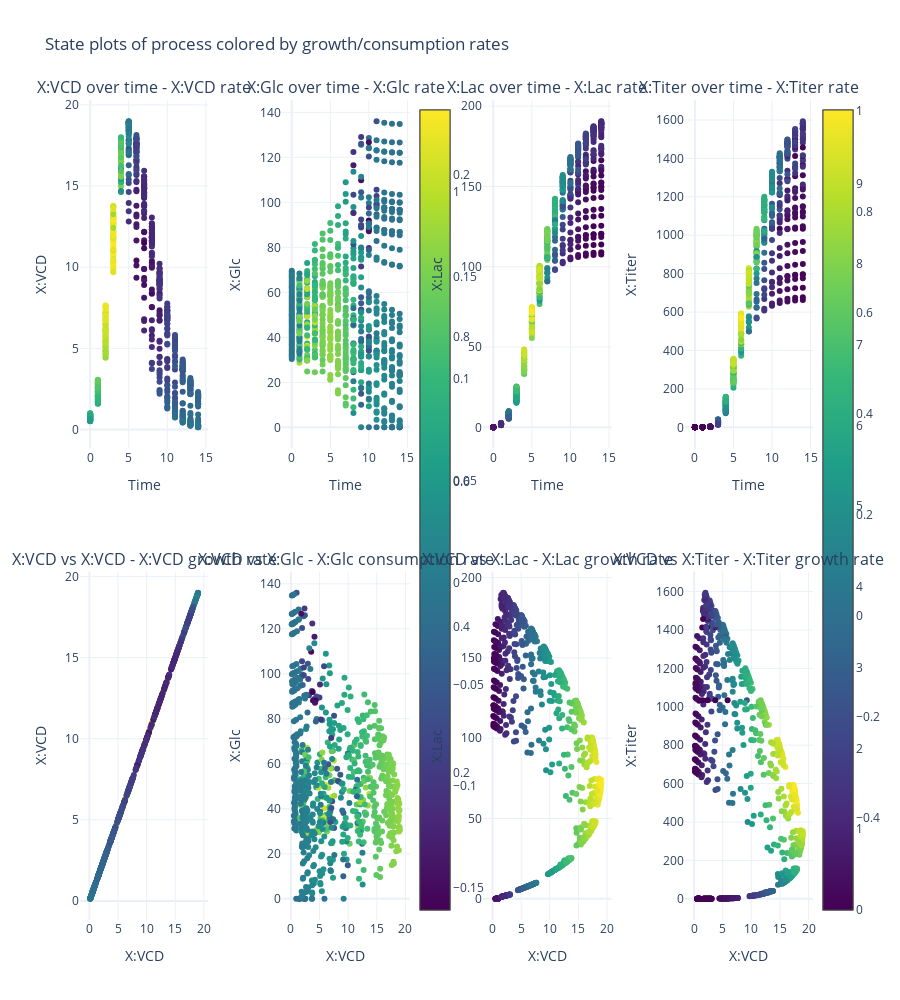

The code cell stored with this chart in its notebook:
### Code cell
plot_state_data_color_by_rate(
    X_test, Y_test, t_steps=15, sign_mask=sign_mask, X_columns=X_columns
)

### Figure 1 — Plotly figure (JSON) as saved in the notebook; plotly's stock layout.template omitted (floating-point values rounded to 4 significant figures; data arrays with more than 128 entries replaced by an {"elided": "..."} marker saying what was removed)
{"data": [{"marker": {"color": {"elided": "750 float values"}, "colorbar": {"len": 1, "x": 0.45}, "colorscale": [[0, "#440154"], [0.1111, "#482878"], [0.2222, "#3e4989"], [0.3333, "#31688e"], [0.4444, "#26828e"], [0.5556, "#1f9e89"], [0.6667, "#35b779"], [0.7778, "#6ece58"], [0.8889, "#b5de2b"], [1, "#fde725"]], "showscale": true}, "mode": "markers", "type": "scatter", "x": {"elided": "750 int values"}, "xaxis": "x", "y": {"elided": "750 float values"}, "yaxis": "y"}, {"marker": {"color": {"elided": "750 float values"}, "colorbar": {"len": 1, "x": 1}, "colorscale": [[0, "#440154"], [0.1111, "#482878"], [0.2222, "#3e4989"], [0.3333, "#31688e"], [0.4444, "#26828e"], [0.5556, "#1f9e89"], [0.6667, "#35b779"], [0.7778, "#6ece58"], [0.8889, "#b5de2b"], [1, "#fde725"]], "showscale": true}, "mode": "markers", "type": "scatter", "x": {"elided": "750 int values"}, "xaxis": "x2", "y": {"elided": "750 float values"}, "yaxis": "y2"}, {"marker": {"color": {"elided": "750 float values"}, "colorbar": {"len": 1, "x": 0.45}, "colorscale": [[0, "#440154"], [0.1111, "#482878"], [0.2222, "#3e4989"], [0.3333, "#31688e"], [0.4444, "#26828e"], [0.5556, "#1f9e89"], [0.6667, "#35b779"], [0.7778, "#6ece58"], [0.8889, "#b5de2b"], [1, "#fde725"]], "showscale": true}, "mode": "markers", "type": "scatter", "x": {"elided": "750 int values"}, "xaxis": "x3", "y": {"elided": "750 float values"}, "yaxis": "y3"}, {"marker": {"color": {"elided": "750 float values"}, "colorbar": {"len": 1, "x": 1}, "colorscale": [[0, "#440154"], [0.1111, "#482878"], [0.2222, "#3e4989"], [0.3333, "#31688e"], [0.4444, "#26828e"], [0.5556, "#1f9e89"], [0.6667, "#35b779"], [0.7778, "#6ece58"], [0.8889, "#b5de2b"], [1, "#fde725"]], "showscale": true}, "mode": "markers", "type": "scatter", "x": {"elided": "750 int values"}, "xaxis": "x4", "y": {"elided": "750 float values"}, "yaxis": "y4"}, {"marker": {"color": {"elided": "750 float values"}, "colorscale": [[0, "#440154"], [0.1111, "#482878"], [0.2222, "#3e4989"], [0.3333, "#31688e"], [0.4444, "#26828e"], [0.5556, "#1f9e89"], [0.6667, "#35b779"], [0.7778, "#6ece58"], [0.8889, "#b5de2b"], [1, "#fde725"]]}, "mode": "markers", "type": "scatter", "x": {"elided": "750 float values"}, "xaxis": "x5", "y": {"elided": "750 float values"}, "yaxis": "y5"}, {"marker": {"color": {"elided": "750 float values"}, "colorscale": [[0, "#440154"], [0.1111, "#482878"], [0.2222, "#3e4989"], [0.3333, "#31688e"], [0.4444, "#26828e"], [0.5556, "#1f9e89"], [0.6667, "#35b779"], [0.7778, "#6ece58"], [0.8889, "#b5de2b"], [1, "#fde725"]]}, "mode": "markers", "type": "scatter", "x": {"elided": "750 float values"}, "xaxis": "x6", "y": {"elided": "750 float values"}, "yaxis": "y6"}, {"marker": {"color": {"elided": "750 float values"}, "colorscale": [[0, "#440154"], [0.1111, "#482878"], [0.2222, "#3e4989"], [0.3333, "#31688e"], [0.4444, "#26828e"], [0.5556, "#1f9e89"], [0.6667, "#35b779"], [0.7778, "#6ece58"], [0.8889, "#b5de2b"], [1, "#fde725"]]}, "mode": "markers", "type": "scatter", "x": {"elided": "750 float values"}, "xaxis": "x7", "y": {"elided": "750 float values"}, "yaxis": "y7"}, {"marker": {"color": {"elided": "750 float values"}, "colorscale": [[0, "#440154"], [0.1111, "#482878"], [0.2222, "#3e4989"], [0.3333, "#31688e"], [0.4444, "#26828e"], [0.5556, "#1f9e89"], [0.6667, "#35b779"], [0.7778, "#6ece58"], [0.8889, "#b5de2b"], [1, "#fde725"]]}, "mode": "markers", "type": "scatter", "x": {"elided": "750 float values"}, "xaxis": "x8", "y": {"elided": "750 float values"}, "yaxis": "y8"}], "layout": {"annotations": [{"font": {"size": 16}, "showarrow": false, "text": "X:VCD over time - X:VCD rate", "x": 0.0875, "xanchor": "center", "xref": "paper", "y": 1, "yanchor": "bottom", "yref": "paper"}, {"font": {"size": 16}, "showarrow": false, "text": "X:Glc over time - X:Glc rate", "x": 0.3625, "xanchor": "center", "xref": "paper", "y": 1, "yanchor": "bottom", "yref": "paper"}, {"font": {"size": 16}, "showarrow": false, "text": "X:Lac over time - X:Lac rate", "x": 0.6375, "xanchor": "center", "xref": "paper", "y": 1, "yanchor": "bottom", "yref": "paper"}, {"font": {"size": 16}, "showarrow": false, "text": "X:Titer over time - X:Titer rate", "x": 0.9125, "xanchor": "center", "xref": "paper", "y": 1, "yanchor": "bottom", "yref": "paper"}, {"font": {"size": 16}, "showarrow": false, "text": "X:VCD vs X:VCD - X:VCD growth rate", "x": 0.0875, "xanchor": "center", "xref": "paper", "y": 0.425, "yanchor": "bottom", "yref": "paper"}, {"font": {"size": 16}, "showarrow": false, "text": "X:VCD vs X:Glc - X:Glc consumption rate", "x": 0.3625, "xanchor": "center", "xref": "paper", "y": 0.425, "yanchor": "bottom", "yref": "paper"}, {"font": {"size": 16}, "showarrow": false, "text": "X:VCD vs X:Lac - X:Lac growth rate", "x": 0.6375, "xanchor": "center", "xref": "paper", "y": 0.425, "yanchor": "bottom", "yref": "paper"}, {"font": {"size": 16}, "showarrow": false, "text": "X:VCD vs X:Titer - X:Titer growth rate", "x": 0.9125, "xanchor": "center", "xref": "paper", "y": 0.425, "yanchor": "bottom", "yref": "paper"}], "height": 1000, "showlegend": false, "title": {"text": "State plots of process colored by growth/consumption rates"}, "xaxis": {"anchor": "y", "domain": [0, 0.175], "title": {"text": "Time"}}, "xaxis2": {"anchor": "y2", "domain": [0.275, 0.45], "title": {"text": "Time"}}, "xaxis3": {"anchor": "y3", "domain": [0.55, 0.725], "title": {"text": "Time"}}, "xaxis4": {"anchor": "y4", "domain": [0.825, 1], "title": {"text": "Time"}}, "xaxis5": {"anchor": "y5", "domain": [0, 0.175], "title": {"text": "X:VCD"}}, "xaxis6": {"anchor": "y6", "domain": [0.275, 0.45], "title": {"text": "X:VCD"}}, "xaxis7": {"anchor": "y7", "domain": [0.55, 0.725], "title": {"text": "X:VCD"}}, "xaxis8": {"anchor": "y8", "domain": [0.825, 1], "title": {"text": "X:VCD"}}, "yaxis": {"anchor": "x", "domain": [0.575, 1], "title": {"text": "X:VCD"}}, "yaxis2": {"anchor": "x2", "domain": [0.575, 1], "title": {"text": "X:Glc"}}, "yaxis3": {"anchor": "x3", "domain": [0.575, 1], "title": {"text": "X:Lac"}}, "yaxis4": {"anchor": "x4", "domain": [0.575, 1], "title": {"text": "X:Titer"}}, "yaxis5": {"anchor": "x5", "domain": [0, 0.425], "title": {"text": "X:VCD"}}, "yaxis6": {"anchor": "x6", "domain": [0, 0.425], "title": {"text": "X:Glc"}}, "yaxis7": {"anchor": "x7", "domain": [0, 0.425], "title": {"text": "X:Lac"}}, "yaxis8": {"anchor": "x8", "domain": [0, 0.425], "title": {"text": "X:Titer"}}}}
